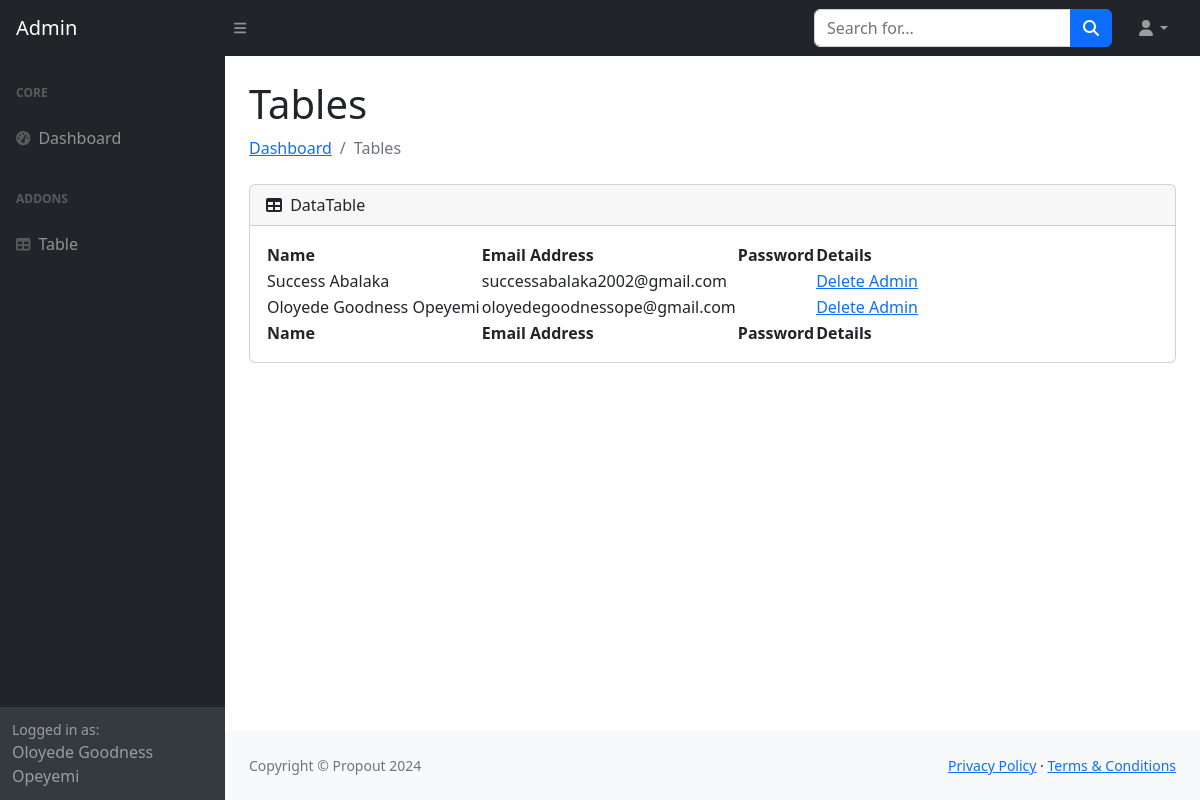
Page /view-admins (signed in) on the committed database.
### app.py (models this page shows)
class User(UserMixin, db.Model):
    id: Mapped[int] = mapped_column(Integer, primary_key=True)
    name: Mapped[str] = mapped_column(String(100), nullable=False)
    email: Mapped[str] = mapped_column(String(100), nullable=False)
    password: Mapped[str] = mapped_column(String(100), nullable=False)

### app.py (the view)
@app.route('/view-admins')
@admin_only
def admins():
    admin_users = db.session.execute(db.select(User)).scalars().all()
    return render_template('admins.html', admins=admin_users, user=current_user)

### app.py (called while the page is built)
@login_managerr.user_loader
def load_user(user_id):
    return db.get_or_404(User, user_id)

def admin_only(f):
    @wraps(f)
    def decorated_function(*args, **kwargs):
        try:
            if current_user.id != 1 and current_user.email != 'successabalaka2002@gmail.com':
                return abort(403)
        except AttributeError:
            return abort(403)
        return f(*args, **kwargs)
    return decorated_function

### templates/admins.html (shortened to what this page needs)
<!DOCTYPE html>
<html lang="en">
    <head>
        <link href="https://cdn.jsdelivr.net/npm/simple-datatables@7.1.2/dist/style.min.css" rel="stylesheet" />
        <link href="{{url_for('static', filename='css/styles.css')}}" rel="stylesheet" />
    </head>
    <body class="sb-nav-fixed">
        <nav class="sb-topnav navbar navbar-expand navbar-dark bg-dark">
            <a class="navbar-brand ps-3" href="{{url_for('table')}}">Admin</a>
            <button class="btn btn-link btn-sm order-1 order-lg-0 me-4 me-lg-0" id="sidebarToggle" href="#!"><i class="fas fa-bars"></i></button>
            <form class="d-none d-md-inline-block form-inline ms-auto me-0 me-md-3 my-2 my-md-0">
                <div class="input-group">
                    <input class="form-control" type="text" placeholder="Search for..." aria-label="Search for..." aria-describedby="btnNavbarSearch" />
                    <button class="btn btn-primary" id="btnNavbarSearch" type="button"><i class="fas fa-search"></i></button>
                </div>
            </form>
            <ul class="navbar-nav ms-auto ms-md-0 me-3 me-lg-4">
                <li class="nav-item dropdown">
                    <a class="nav-link dropdown-toggle" id="navbarDropdown" href="#" role="button" data-bs-toggle="dropdown" aria-expanded="false"><i class="fas fa-user fa-fw"></i></a>
                </li>
            </ul>
        </nav>
        <div id="layoutSidenav">
            <div id="layoutSidenav_nav">
                <nav class="sb-sidenav accordion sb-sidenav-dark" id="sidenavAccordion">
                    <div class="sb-sidenav-menu">
                        <div class="nav">
                            <div class="sb-sidenav-menu-heading">Core</div>
                            <a class="nav-link" href="{{url_for('dashboard')}}">
                                <div class="sb-nav-link-icon"><i class="fas fa-tachometer-alt"></i></div>
                                Dashboard
                            </a>
                            <div class="sb-sidenav-menu-heading">Addons</div>
                            <a class="nav-link" href="{{url_for('table')}}">
                                <div class="sb-nav-link-icon"><i class="fas fa-table"></i></div>
                                Table
                            </a>
                        </div>
                    </div>
                    <div class="sb-sidenav-footer">
                        <div class="small">Logged in as:</div>
                        {{user.name}}
                    </div>
                </nav>
            </div>
            <div id="layoutSidenav_content">
                <main>
                    <div class="container-fluid px-4">
                        <h1 class="mt-4">Tables</h1>
                        <ol class="breadcrumb mb-4">
                            <li class="breadcrumb-item"><a href="{{url_for('dashboard')}}">Dashboard</a></li>
                            <li class="breadcrumb-item active">Tables</li>
                        </ol>
                        <div class="card mb-4">
                            <div class="card-header">
                                <i class="fas fa-table me-1"></i>
                                DataTable
                            </div>
                            <div class="card-body">
                                <table id="datatablesSimple">
                                    <thead>
                                        <tr>
                                            <th>Name</th>
                                            <th>Email Address</th>
                                            <th>Password</th>
                                            <th>Details</th>
                                        </tr>
                                    </thead>
                                    <tfoot>
                                        <tr>
                                            <th>Name</th>
                                            <th>Email Address</th>
                                            <th>Password</th>
                                            <th>Details</th>
                                        </tr>
                                    </tfoot>
                                    <tbody>
                                        {% for admin in admins %}
                                        <tr>
                                            <td>{{admin.name}}</td>
                                            <td>{{admin.email}}</td>
                                            <td>{{admin.date}}</td>
                                            <td><a href="{{url_for('delete_admin', id=admin.id)}}">Delete Admin</a></td>
                                        </tr>
                                    {% endfor %}
                                    </tbody>
                                </table>
                            </div>
                        </div>
                    </div>
                </main>
                <footer class="py-4 bg-light mt-auto">
                    <div class="container-fluid px-4">
                        <div class="d-flex align-items-center justify-content-between small">
                            <div class="text-muted">Copyright &copy; Propout 2024</div>
                            <div>
                                <a href="#">Privacy Policy</a>
                                &middot;
                                <a href="#">Terms &amp; Conditions</a>
                            </div>
                        </div>
                    </div>
                </footer>
            </div>
        </div>
    </body>
</html>

### rows in the picture
User: name "Oloyede Goodness Opeyemi", email "oloyedegoodnessope@gmail.com"
User: name "Success Abalaka", email "successabalaka2002@gmail.com"
